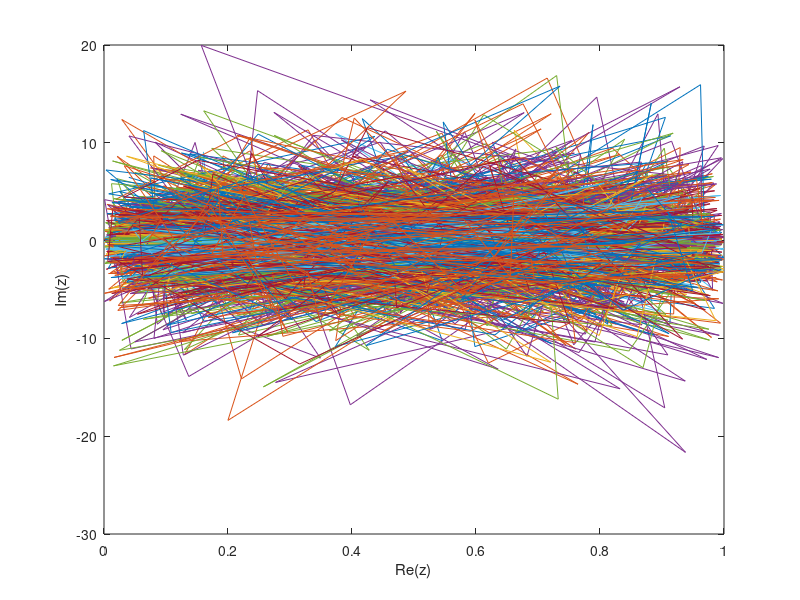

MATLAB code to generate this figure: (Note: this script raises an error after producing the figure.)
% m=rand(50);
% % Generate a single random number between -2 and 2
% r = unifrnd(-2, 2);
 % d=100;
 % N=d;
% 
% MU = rand(d, d);
% disp(MU);
% figure
% plot(MU)
% figure
% plot(inv(MU))

%complex mat from real mat and its inverse
d=100;
N=d;


% User prompt
defaultThreshold = 1e6;
prompt = 'Enter minimum Frobenius condition number threshold (default 1e6): ';
userInput = input(prompt);
if isempty(userInput)
    condThreshold = defaultThreshold;
else
    condThreshold = userInput;
end

% Matrix search
d = 100;
trials = 1000000;
found = false;

disp(['Searching for a random ', num2str(d), 'x', num2str(d), ' matrix with Frobenius cond > ', num2str(condThreshold)])

for x = 1:trials
    M = rand(d);
    if cond(M, 'fro') > condThreshold
        disp('Matrix found');
        found = true;
        break;
    end
end

if ~found
    disp(['No matrix found with cond > ', num2str(condThreshold), ' after ', num2str(trials), ' trials.']);
    return;
end
   

M1=M %rand(d,d);

invM1=inv(M1);

SumInvMat=zeros(d,d);
SumInvMatExp=zeros(d,d);

for ix1=1:N
    for ix2=1:N


        z = complex( M1(ix1,ix2),invM1(ix1,ix2) );
        
        SumInvMat(ix1,ix2) = z;
       
    
    end
end

cn=num2str( floor(cond(SumInvMat,"fro")))

figure

plot (SumInvMat )
xlabel("Re(z)")
ylabel("Im(z)")
title ("EXP of the Sum of Real Mat and its Inv as a Complex Matrix-Cond# " + cn)
grid on

for ix1=1:N
    for ix2=1:N


        z = exp(complex( M1(ix1,ix2),invM1(ix1,ix2)) );
        
        SumInvMatExp(ix1,ix2) = z;
       
    
    end
end



% To plot a complex matrix in MATLAB, you can visualize the real and imaginary parts separately or represent the complex numbers on the complex plane. Below are examples of how to achieve this:
% 
% 1. Plot Real vs Imaginary Parts (Complex Plane)
% You can treat the real part as the x-axis and the imaginary part as the y-axis.


% Flatten the matrix for plotting
Z_flat = SumInvMat(:);

% Plot on the complex plane
figure;
plot(real(Z_flat), imag(Z_flat), 'o');
xlabel('Real Part');
ylabel('Imaginary Part');
title("Complex Matrix on Complex Plane-Cond# " + cn);
grid on;


% Flatten the matrix for plotting
Z_flat = SumInvMatExp(:);

% Plot on the complex plane
figure;
plot(real(Z_flat), imag(Z_flat), 'o');
xlabel('Real Part');
ylabel('Imaginary Part');
title("Complex Matrix on Complex Plane-Cond# " + cn);
grid on;

% 2. Visualize Real and Imaginary Parts as Separate Surfaces
% You can use surf or imagesc to visualize the real and imaginary parts as 2D or 3D plots.
% Example complex matrix
Z = Z_flat;

% Plot real part
figure;
%subplot(1, 2, 1);
surf(real(SumInvMat));

title("Real Part-Cond# " + cn);
xlabel('X');
ylabel('Y');
zlabel('Value');

figure;
%subplot(1, 2, 1);
surf(imag(SumInvMat));

title("Imaginary Part-Cond# " + cn);
xlabel('X');
ylabel('Y');
zlabel('Value');

% % Plot imaginary part
% subplot(1, 2, 2);
% surf(imag(Z));
% title('Imaginary Part');
% xlabel('X');
% ylabel('Y');
% zlabel('Value');


% 3. Use imagesc for Heatmap Representation
% If you prefer a heatmap-style visualization:
% Matlab% Example complex matrix

% Plot real part

figure;
title ("Sum of Real Mat and its Inv as a Complex Matrix-Cond# " + cn)
subplot(1, 2, 1);
imagesc(real(Z));
colorbar;
title("Real Part - Cond# " + cn);

% Plot imaginary part
subplot(1, 2, 2);
imagesc(imag(Z));
colorbar;
title('Imaginary Part');


% These approaches allow you to explore the structure of your complex matrix effectively. Choose the one that best fits your needs!
% 

% figure
% for ix1=1:N
%     for ix2=1:N
% 
% 
%         z = complex( M1(ix1,ix2),invM1(ix1,ix2) );
%         hold on
%         polarplot(angle(z),abs(z),"o")
%     end
% end
% 
% figure;
% 
% for ix1=1:N
%     for ix2=1:N
% 
% 
%         x= M1(ix1,ix2);
%         y= invM1(ix1,ix2);
% 
%        z = complex( x,y );
% 
%         subplot(2,1,1); plot(x, abs(z));
%         subplot(2,1,2); plot(x, angle(z));
%     end
% end

% 
% for ix1=1:N
%     for ix2=1:N
% 
% 
%         x= M1(ix1,ix2);
%         y= invM1(ix1,ix2);
% 
%         subplot(2,1,1); plot(x, abs(y));
%         subplot(2,1,2); plot(x, angle(y));
%     end
% end



%-- other tests

d=N;
M3 = M1;
invM3=invM1;
M1Stats=zeros(d,d);

for ix1=1:N
   

        %z = complex( M1(ix1,ix2),invM1(ix1,ix2));
     
        M1Stats(ix1,1)=max(invM3(ix1,:))
        M1Stats(N,ix1)=min(invM3(ix1,:))
       
end

figure
grid on
title("Max and Min for Inverse Matrix M1Stats")
plot(M3Stats)
